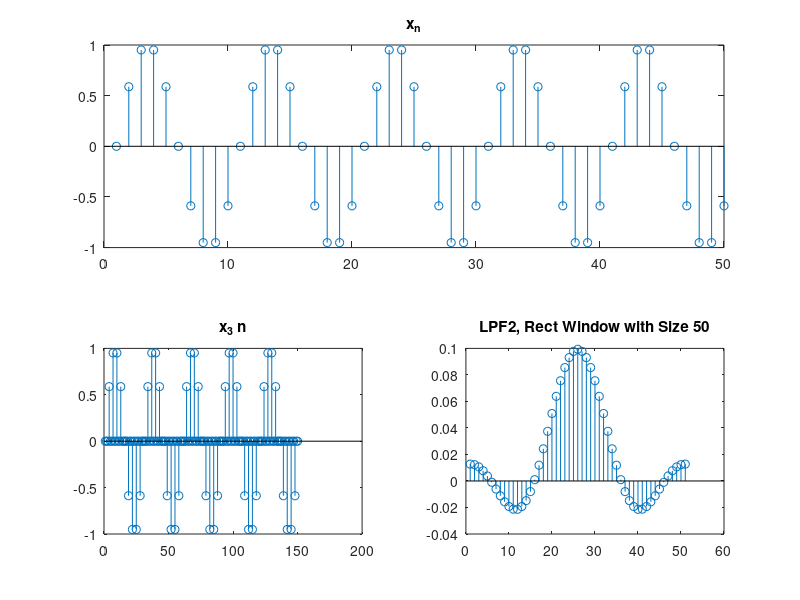
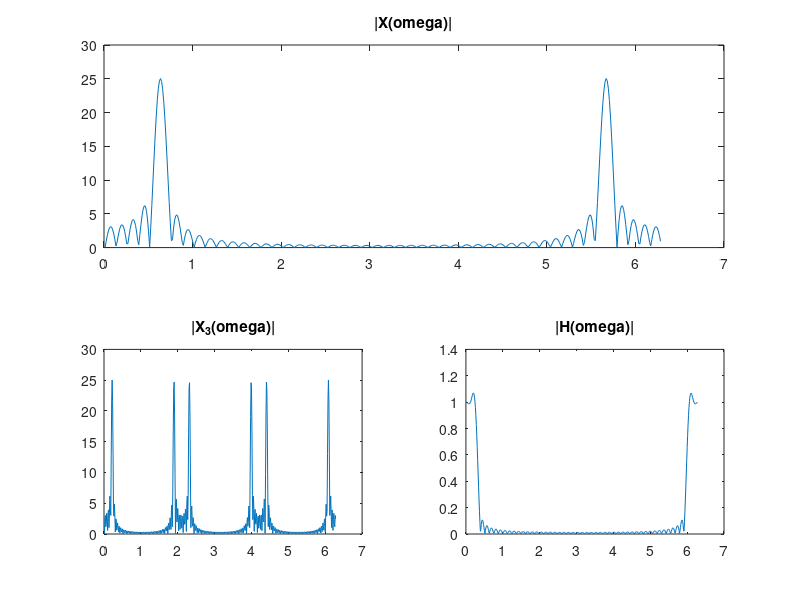
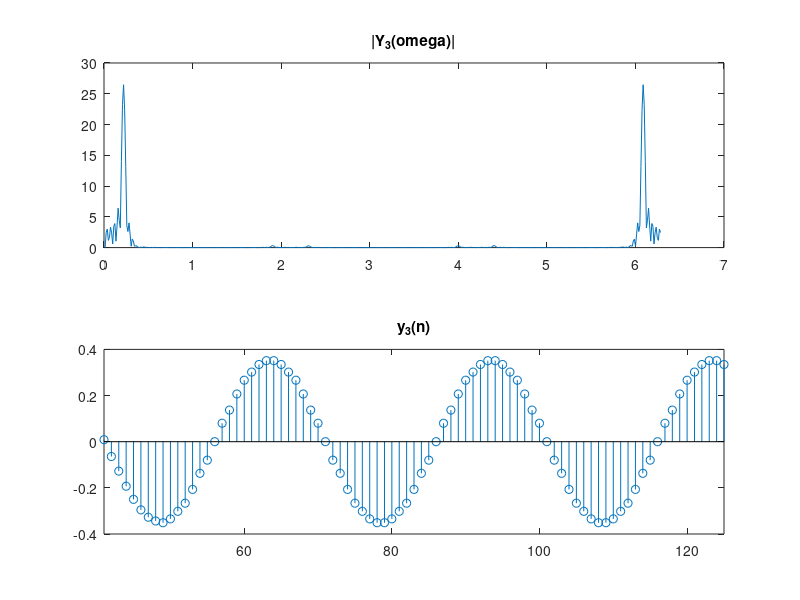
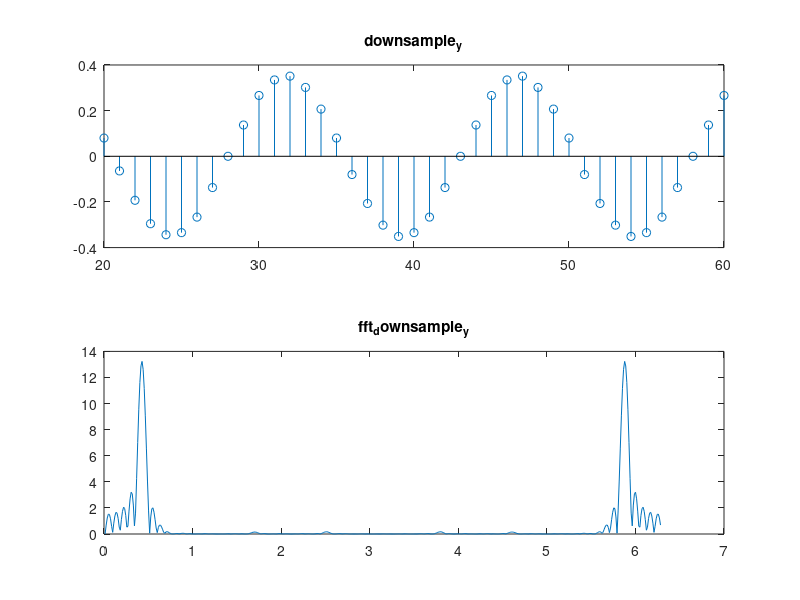

Write MATLAB code to recreate these figures, in order.
clear; close all;

M = 50; % window size
n = 0:1:49;
t = 0:1:255;

fft_size = 2^9;
pi_index = (1:fft_size)/fft_size * 2*pi;

x_n = sin(0.2*pi*n);

%% 
x_n_triple = [];

for i=1:length(n)
    x_n_triple = [ x_n_triple x_n(i) 0 0 ];
end

rect_window = rectwin(M+1);
lpf = fir1(M, 0.25, 'low', rect_window);
lpf2 = fir1(M, 0.1, 'low', rect_window);

figure(1);
subplot(2,1,1); stem(x_n); title("x_n");
subplot(2,2,3); stem(x_n_triple); title("x_3 n");  
subplot(2,2,4); stem(lpf2); title("LPF2, Rect Window with Size 50");
%%
x_n_zero_filled = [ x_n zeros(1, 206) ];
x_n_triple_zero_filled = [ x_n_triple zeros(1, 106) ];

fft_x_n_abs = abs(fft(x_n_zero_filled, fft_size));
fft_x_triple_abs = abs(fft(x_n_triple_zero_filled, fft_size)); fft_lpf_abs2 = abs(fft(lpf2, fft_size));

figure(2);
subplot(2,1,1); plot(pi_index, fft_x_n_abs); title("|X(omega)|");
subplot(2,2,3); plot(pi_index, fft_x_triple_abs); title("|X_3(omega)|"); 
subplot(2,2,4); plot(pi_index, fft_lpf_abs2); title("|H(omega)|");
%%
y_3_omega = fft(x_n_triple_zero_filled, fft_size) .* fft(lpf2, fft_size); y_3_n = ifft(y_3_omega);

figure(3);
subplot(2,1,1); plot(pi_index, abs(y_3_omega)); title("|Y_3(omega)|"); 
subplot(2,1,2); stem(y_3_n); title("y_3(n)"); xlim([41 125]);
%%
downsample_y = [];
for i=1:length(y_3_n)
    if rem(i,2) == 0
        downsample_y = [ downsample_y y_3_n(i) ];
    end
end                                           

fft_downsample_y = fft(downsample_y, fft_size);

figure(4);
subplot(2,1,1); stem(downsample_y); title("downsample_y"); xlim([20 60]);
subplot(2,1,2); plot(pi_index, abs(fft_downsample_y)); title("fft_downsample_y");  
% downsample_y